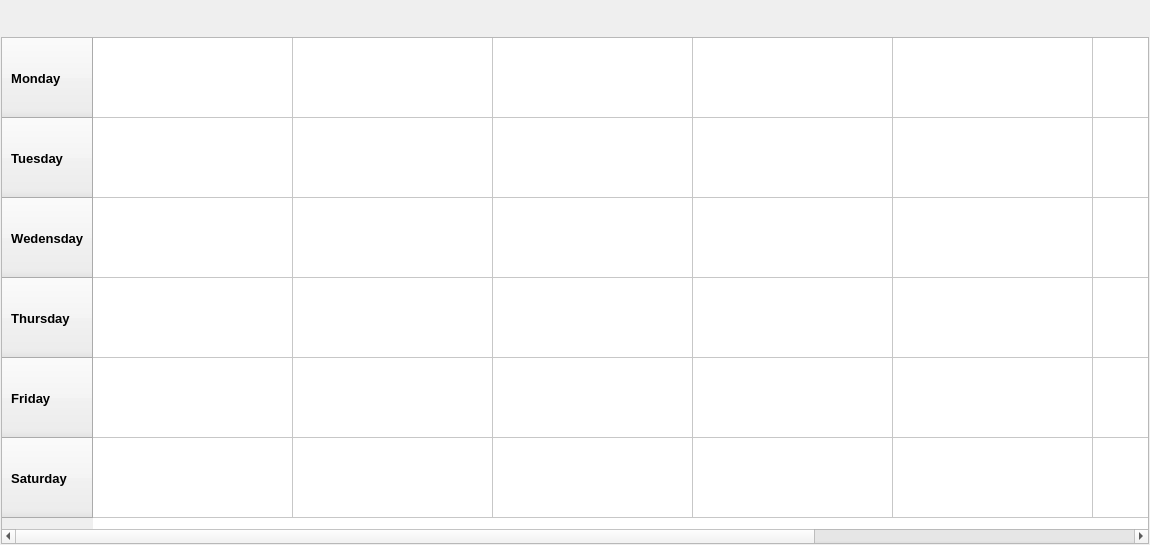
<?xml version="1.0" encoding="UTF-8"?>
<ui version="4.0">
 <class>Time_table_widget</class>
 <widget class="QWidget" name="Time_table_widget">
  <property name="geometry">
   <rect>
    <x>0</x>
    <y>0</y>
    <width>1150</width>
    <height>545</height>
   </rect>
  </property>
  <property name="sizePolicy">
   <sizepolicy hsizetype="Expanding" vsizetype="Expanding">
    <horstretch>0</horstretch>
    <verstretch>0</verstretch>
   </sizepolicy>
  </property>
  <property name="windowTitle">
   <string>Form</string>
  </property>
  <layout class="QVBoxLayout" name="verticalLayout">
   <property name="spacing">
    <number>1</number>
   </property>
   <property name="leftMargin">
    <number>1</number>
   </property>
   <property name="topMargin">
    <number>1</number>
   </property>
   <property name="rightMargin">
    <number>1</number>
   </property>
   <property name="bottomMargin">
    <number>1</number>
   </property>
   <item>
    <spacer name="verticalSpacer">
     <property name="orientation">
      <enum>Qt::Vertical</enum>
     </property>
     <property name="sizeType">
      <enum>QSizePolicy::Fixed</enum>
     </property>
     <property name="sizeHint" stdset="0">
      <size>
       <width>20</width>
       <height>5</height>
      </size>
     </property>
    </spacer>
   </item>
   <item>
    <layout class="QHBoxLayout" name="horizontalLayout">
     <property name="leftMargin">
      <number>0</number>
     </property>
     <property name="topMargin">
      <number>0</number>
     </property>
     <item>
      <spacer name="horizontalSpacer">
       <property name="orientation">
        <enum>Qt::Horizontal</enum>
       </property>
       <property name="sizeHint" stdset="0">
        <size>
         <width>40</width>
         <height>20</height>
        </size>
       </property>
      </spacer>
     </item>
     <item>
      <widget class="QLabel" name="label_class">
       <property name="sizePolicy">
        <sizepolicy hsizetype="Fixed" vsizetype="Preferred">
         <horstretch>0</horstretch>
         <verstretch>0</verstretch>
        </sizepolicy>
       </property>
       <property name="minimumSize">
        <size>
         <width>0</width>
         <height>30</height>
        </size>
       </property>
       <property name="font">
        <font>
         <pointsize>12</pointsize>
         <weight>75</weight>
         <bold>true</bold>
         <strikeout>false</strikeout>
         <kerning>true</kerning>
        </font>
       </property>
       <property name="frameShape">
        <enum>QFrame::NoFrame</enum>
       </property>
       <property name="frameShadow">
        <enum>QFrame::Sunken</enum>
       </property>
       <property name="text">
        <string/>
       </property>
       <property name="alignment">
        <set>Qt::AlignHCenter|Qt::AlignTop</set>
       </property>
      </widget>
     </item>
     <item>
      <widget class="QLabel" name="label_date">
       <property name="sizePolicy">
        <sizepolicy hsizetype="Fixed" vsizetype="Preferred">
         <horstretch>0</horstretch>
         <verstretch>0</verstretch>
        </sizepolicy>
       </property>
       <property name="minimumSize">
        <size>
         <width>0</width>
         <height>30</height>
        </size>
       </property>
       <property name="font">
        <font>
         <pointsize>12</pointsize>
         <weight>75</weight>
         <bold>true</bold>
        </font>
       </property>
       <property name="text">
        <string/>
       </property>
       <property name="alignment">
        <set>Qt::AlignHCenter|Qt::AlignTop</set>
       </property>
      </widget>
     </item>
     <item>
      <spacer name="horizontalSpacer_2">
       <property name="orientation">
        <enum>Qt::Horizontal</enum>
       </property>
       <property name="sizeHint" stdset="0">
        <size>
         <width>40</width>
         <height>20</height>
        </size>
       </property>
      </spacer>
     </item>
    </layout>
   </item>
   <item>
    <widget class="QTableWidget" name="tableWidget_timetable">
     <property name="font">
      <font>
       <pointsize>10</pointsize>
       <weight>75</weight>
       <bold>true</bold>
      </font>
     </property>
     <property name="layoutDirection">
      <enum>Qt::LeftToRight</enum>
     </property>
     <property name="styleSheet">
      <string notr="true"/>
     </property>
     <property name="frameShape">
      <enum>QFrame::StyledPanel</enum>
     </property>
     <property name="frameShadow">
      <enum>QFrame::Sunken</enum>
     </property>
     <property name="autoScroll">
      <bool>false</bool>
     </property>
     <property name="autoScrollMargin">
      <number>10</number>
     </property>
     <property name="tabKeyNavigation">
      <bool>true</bool>
     </property>
     <property name="dragEnabled">
      <bool>false</bool>
     </property>
     <property name="dragDropOverwriteMode">
      <bool>true</bool>
     </property>
     <property name="alternatingRowColors">
      <bool>false</bool>
     </property>
     <property name="textElideMode">
      <enum>Qt::ElideLeft</enum>
     </property>
     <property name="verticalScrollMode">
      <enum>QAbstractItemView::ScrollPerItem</enum>
     </property>
     <property name="showGrid">
      <bool>true</bool>
     </property>
     <property name="wordWrap">
      <bool>true</bool>
     </property>
     <attribute name="horizontalHeaderVisible">
      <bool>false</bool>
     </attribute>
     <attribute name="horizontalHeaderCascadingSectionResizes">
      <bool>true</bool>
     </attribute>
     <attribute name="horizontalHeaderDefaultSectionSize">
      <number>200</number>
     </attribute>
     <attribute name="horizontalHeaderHighlightSections">
      <bool>true</bool>
     </attribute>
     <attribute name="horizontalHeaderMinimumSectionSize">
      <number>20</number>
     </attribute>
     <attribute name="horizontalHeaderStretchLastSection">
      <bool>true</bool>
     </attribute>
     <attribute name="verticalHeaderCascadingSectionResizes">
      <bool>true</bool>
     </attribute>
     <attribute name="verticalHeaderDefaultSectionSize">
      <number>80</number>
     </attribute>
     <attribute name="verticalHeaderMinimumSectionSize">
      <number>70</number>
     </attribute>
     <row>
      <property name="text">
       <string>  Monday</string>
      </property>
     </row>
     <row>
      <property name="text">
       <string>  Tuesday</string>
      </property>
     </row>
     <row>
      <property name="text">
       <string>  Wedensday  </string>
      </property>
     </row>
     <row>
      <property name="text">
       <string>  Thursday</string>
      </property>
     </row>
     <row>
      <property name="text">
       <string>  Friday</string>
      </property>
     </row>
     <row>
      <property name="text">
       <string>  Saturday</string>
      </property>
     </row>
     <column>
      <property name="text">
       <string>9 - 10:30</string>
      </property>
     </column>
     <column>
      <property name="text">
       <string/>
      </property>
     </column>
     <column>
      <property name="text">
       <string>10:45 - 12:15</string>
      </property>
     </column>
     <column>
      <property name="text">
       <string/>
      </property>
     </column>
     <column>
      <property name="text">
       <string>14 - 15:30</string>
      </property>
     </column>
     <column>
      <property name="text">
       <string/>
      </property>
     </column>
     <column>
      <property name="text">
       <string>15:45 - 17:15</string>
      </property>
     </column>
    </widget>
   </item>
  </layout>
 </widget>
 <resources/>
 <connections/>
</ui>
